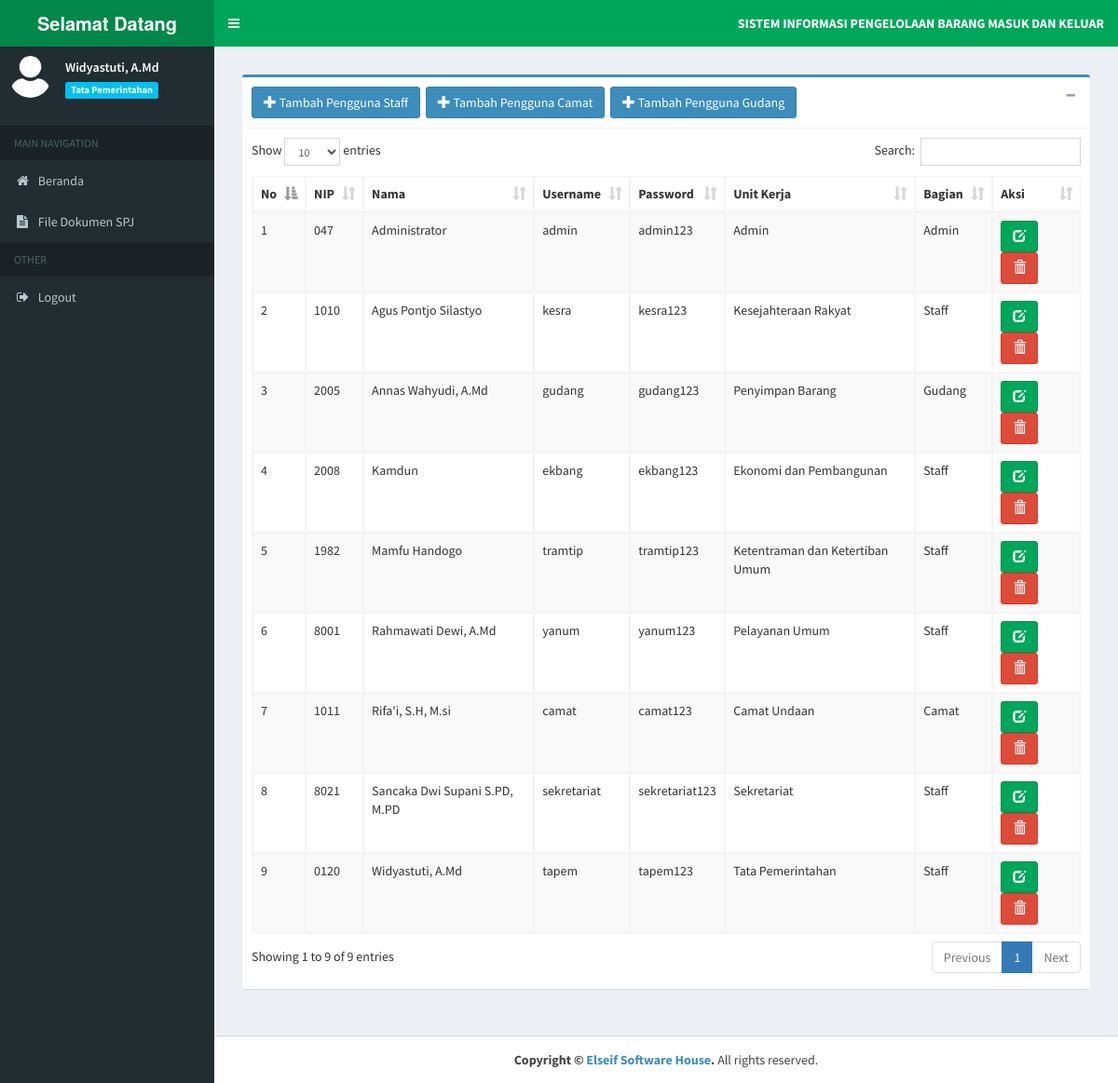
The page /index.php?page=pengguna_tampil (signed in) on the database its author committed.
### tables this page shows
CREATE TABLE `users` (
  `nama` varchar(35) DEFAULT NULL,
  `NIP` varchar(30) NOT NULL,
  `username` varchar(20) DEFAULT NULL,
  `password` varchar(20) DEFAULT NULL,
  `unit_kerja` varchar(40) NOT NULL,
  `bagian` varchar(35) DEFAULT NULL
);

### admin/pengguna/pengguna_tampil.php (the view, shortened to what this page needs)
<section class="content">
	<div class="box box-primary">
		<div class="box-header with-border">
			<a href="?page=pengguna_tambahstaff" title="Tambah Data" class="btn btn-primary">
				<i class="glyphicon glyphicon-plus"></i> Tambah Pengguna Staff</a>&nbsp;
			<a href="?page=pengguna_tambahcamat" title="Tambah Data" class="btn btn-primary">
				<i class="glyphicon glyphicon-plus"></i> Tambah Pengguna Camat</a>&nbsp;
			<a href="?page=pengguna_tambahgudang" title="Tambah Data" class="btn btn-primary">
				<i class="glyphicon glyphicon-plus"></i> Tambah Pengguna Gudang</a>&nbsp;
			<div class="box-tools pull-right">
				<button type="button" class="btn btn-box-tool" data-widget="collapse">
					<i class="fa fa-minus"></i>
				</button>
			</div>
		</div>
		<div class="box-body">
			<div class="table-responsive">
				<table id="example1" class="table table-bordered table-striped">
					<thead>
						<tr>
						<th>No</th>
						<th>NIP</th>
						<th>Nama</th>
						<th>Username</th>
						<th>Password</th>
						<th>Unit Kerja</th>
						<th>Bagian</th>
						<th>Aksi</th>
						</tr>
					</thead>
					<tbody>
				  <?php
                  $no = 1;
				  $sql = $koneksi->query("SELECT * FROM users order by nama asc");
                  while ($data= $sql->fetch_assoc()) {
                  ?>
						<tr>
							<td>
								<?php echo $no++; ?>
							</td>
							<td>
								<?php echo $data['NIP']; ?>
							</td>
							<td>
								<?php echo $data['nama']; ?>
							</td>
							<td>
								<?php echo $data['username']; ?>
							</td>
							<td>
								<?php echo $data['password']; ?>
							</td>
							<td>
								<?php echo $data['unit_kerja']; ?>
							</td>
							<td>
								<?php echo $data['bagian']; ?>
							</td>
							<td>
								<a href="?page=pengguna_ubah&NIP=<?php echo $data['NIP']; ?>" title="Ubah"
								 class="btn btn-success">
									<i class="glyphicon glyphicon-edit"></i>
								</a>
								<a href="?page=pengguna_tampil&NIP=<?php echo $data['NIP']; ?>" onclick="return confirm('Yakin Hapus Data Ini ?')"
								 title="Hapus" class="btn btn-danger">
									<i class="glyphicon glyphicon-trash"></i>
							</td>
						</tr>
						<?php
                  }
                ?>
					</tbody>
				</table>
			</div>
		</div>
	</div>
</section>

### index.php (shortened to what this page needs)
<?php
    if (isset($_SESSION["ses_username"])==""){
		header("location: login.php");
    }else{
      $data_nama = $_SESSION["ses_nama"];
	  $data_unit = $_SESSION["ses_unit"];
      $data_level = $_SESSION["ses_level"];
    }
	include "inc/koneksi.php";
?>
<!DOCTYPE html>
<html>
<head>
	<link rel="stylesheet" href="bootstrap/css/bootstrap.min.css">
	<link rel="stylesheet" href="https://cdnjs.cloudflare.com/ajax/libs/font-awesome/4.5.0/css/font-awesome.min.css">
	<link rel="stylesheet" href="https://cdnjs.cloudflare.com/ajax/libs/ionicons/2.0.1/css/ionicons.min.css">
	<link rel="stylesheet" href="plugins/datatables/dataTables.bootstrap.css">
	<link rel="stylesheet" href="plugins/select2/select2.min.css">
	<link rel="stylesheet" href="dist/css/AdminLTE.min.css">
	<link rel="stylesheet" href="dist/css/skins/_all-skins.min.css">
</head>
<body class="hold-transition skin-green sidebar-mini">
	<div class="wrapper">
		<header class="main-header">
			<a href="index.php?page=admin" class="logo">
				<span class="logo-lg">
					<marquee>
						<b>Selamat Datang <?php echo $data_nama; ?></b>
					</marquee>
				</span>
			</a>
			<nav class="navbar navbar-static-top">
				<a href="#" class="sidebar-toggle" data-toggle="offcanvas" role="button">
				</a>
				<div class="navbar-custom-menu">
					<ul class="nav navbar-nav">
						<li class="dropdown messages-menu">
							<a class="dropdown-toggle">
								<span>
									<b>
									 SISTEM INFORMASI PENGELOLAAN BARANG MASUK DAN KELUAR
									</b>
								</span>
							</a>
						</li>
					</ul>
				</div>
			</nav>
		</header>
		<aside class="main-sidebar">
			<section class="sidebar">
				</<b>
				<div class="user-panel">
					<div class="pull-left image">
						<img src="dist/img/users.png" class="img-circle" alt="User Image">
					</div>
					<div class="pull-left info">
						<p>
							<?php echo $data_nama; ?>
						</p>
						<span class="label label-info">
							<?php echo $data_unit; ?>
						</span>
					</div>
				</div>
				<ul class="sidebar-menu">
					<li class="header">MAIN NAVIGATION</li>
					<?php
          if ($data_level=="Gudang"){
        ?>
					<li class="treeview">
						<a href="?page=admin">
							<i class="fa fa-home"></i>
							<span>Beranda</span>
							<span class="pull-right-container">
							</span>
						</a>
					</li>
					<li class="treeview">
						<a href="?page=stokbarang_tampil">
							<i class="fa fa-truck"></i>
							<span>Stok Barang</span>
							<span class="pull-right-container">
							</span>
						</a>
					</li>
					<li class="treeview">
						<a href="?page=bukupenerimaan_tampil">
							<i class="fa fa-file-text"></i>
							<span>Buku Penerimaan Barang</span>
							<span class="pull-right-container">
							</span>
						</a>
					</li>
					<li class="treeview">
						<a href="?page=bukupengeluaran_tampil">
							<i class="fa fa-file-text"></i>
							<span>Buku Pengeluaran Barang</span>
							<span class="pull-right-container">
							</span>
						</a>
					</li>
					<li class="treeview">
						<a href="?page=buktipenerimaan_tampil">
							<i class="fa fa-file-text"></i>
							<span>Bukti Penerimaan Barang</span>
							<span class="pull-right-container">
							</span>
						</a>
					</li>
					<li class="treeview">
						<a href="?page=buktipengambilan_tampil">
							<i class="fa fa-file-text"></i>
							<span>Bukti Pengambilan Barang</span>
							<span class="pull-right-container">
							</span>
						</a>
					</li>
					<li class="header">LAPORAN</li>
					<li class="treeview">
						<a href="?page=laporan_tampil">
							<i class="fa fa-copy"></i>
							<span>Penerimaan dan Pengeluaran</span>
							<span class="pull-right-container">
							</span>
						</a>
					</li>
					<li>
						<a href="logout.php" onclick="return confirm('Anda yakin keluar dari aplikasi ?')">
							<i class="fa fa-sign-out"></i>
							<span>Logout</span>
							<span class="pull-right-container"></span>
						</a>
					</li>
					<?php
                        }elseif ($data_level=="Staff"){
                    ?>
					<li class="treeview">
						<a href="?page=staff">
							<i class="fa fa-home"></i>
							<span>Beranda</span>
						</a>
					</li>
					<li class="treeview">
						<a href="?page=filespj_tampil">
							<i class="fa fa-file-text"></i>
							<span>File Dokumen SPJ</span>
						</a>
					</li>
					<li class="header">OTHER</li>
					<li>
						<a href="logout.php" onclick="return confirm('Anda yakin keluar dari aplikasi ?')">
							<i class="fa fa-sign-out"></i>
							<span>Logout</span>
						</a>
					</li>
					<?php
                        }
                    ?>
				</section>
		</aside>
		<div class="content-wrapper">
			<section class="content">
				<?php
      if(isset($_GET['page'])){
          $hal = $_GET['page'];
          switch ($hal) {
				case 'pengguna_tampil':
					include "admin/pengguna/pengguna_tampil.php";
					break;
          }
            }
    		?>
			</section>
		</div>
		<footer class="main-footer">
			<center>
				<strong>Copyright &copy;
					<a href="https://www.youtube.com/channel/UCDxjOzW7F0JOkltlXT6g7AQ">Elseif Software House</a>.</strong> All rights reserved.
			</center>
		</footer>
</body>
</html>

### rows shown on the page
users: NIP "047", nama "Administrator", username "admin", password "admin123", unit_kerja "Admin", bagian "Admin"
users: NIP "1010", nama "Agus Pontjo Silastyo", username "kesra", password "kesra123", unit_kerja "Kesejahteraan Rakyat", bagian "Staff"
users: NIP "2005", nama "Annas Wahyudi, A.Md", username "gudang", password "gudang123", unit_kerja "Penyimpan Barang", bagian "Gudang"
users: NIP "2008", nama "Kamdun", username "ekbang", password "ekbang123", unit_kerja "Ekonomi dan Pembangunan", bagian "Staff"
users: NIP "1982", nama "Mamfu Handogo", username "tramtip", password "tramtip123", unit_kerja "Ketentraman dan Ketertiban Umum", bagian "Staff"
users: NIP "8001", nama "Rahmawati Dewi, A.Md", username "yanum", password "yanum123", unit_kerja "Pelayanan Umum", bagian "Staff"
users: NIP "1011", nama "Rifa'i, S.H, M.si", username "camat", password "camat123", unit_kerja "Camat Undaan", bagian "Camat"
users: NIP "8021", nama "Sancaka Dwi Supani S.PD, M.PD", username "sekretariat", password "sekretariat123", unit_kerja "Sekretariat", bagian "Staff"
users: NIP "0120", nama "Widyastuti, A.Md", username "tapem", password "tapem123", unit_kerja "Tata Pemerintahan", bagian "Staff"

### other values the page prints
$data_nama "Widyastuti, A.Md"
$data_unit "Tata Pemerintahan"
